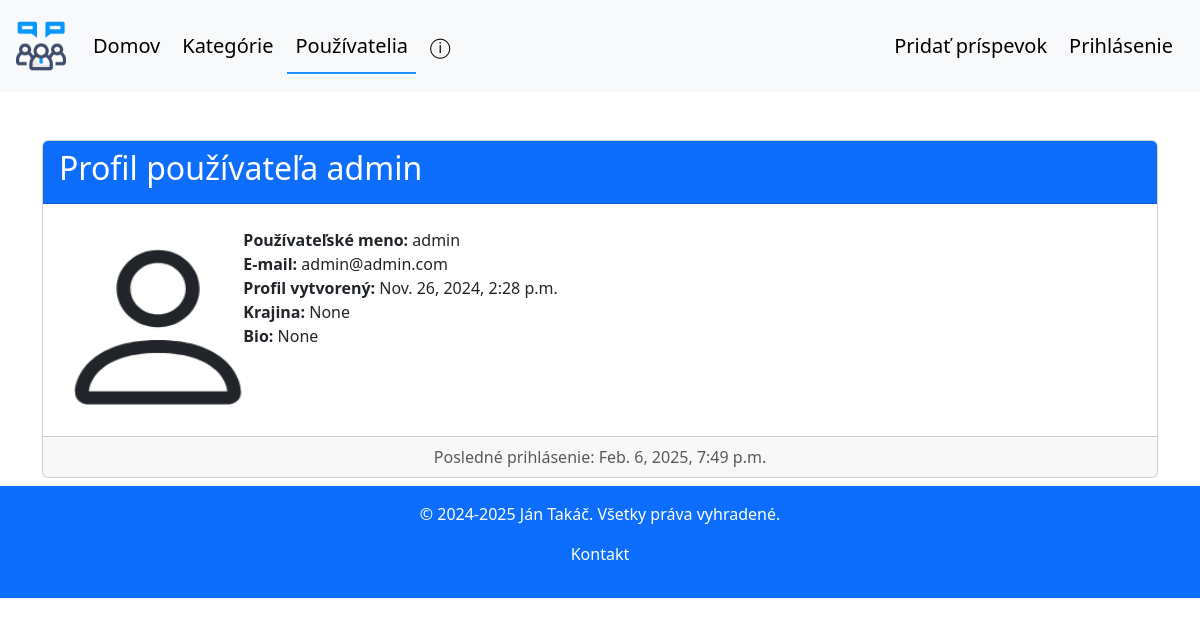
Screenshot of /browse-profiles/4/ with the database file from the repository.
### forum/models.py (models this page shows, shortened)
class Profile(models.Model):
    user = models.OneToOneField(User, on_delete=models.CASCADE, related_name='profile')
    image = models.ImageField(default='pf_pics/default.png', upload_to='pf_pics', null=False, blank=True)
    country = models.CharField(max_length=50, null=True, blank=True)
    bio = models.TextField(max_length=150, null=True, blank=True)

### forum/views.py (the view)
# urls.py: path('browse-profiles/<int:profile_id>/', views.browse_profile_view, name='browse_profile'),
def browse_profile_view(request, profile_id):
    profile = get_object_or_404(Profile, id=profile_id)
    return render(request, 'forum/browse_profile.html', {'profile': profile})

### forum/templates/forum/browse_profile.html (shortened to what this page needs)
{% extends 'forum/base.html' %}
{% block users_active %}active{% endblock %}
{% block content %}
<div class="container mt-5">
    <div class="card mb-2">
        <div class="card-header bg-primary text-white">
            <h2>Profil používateľa {{ profile.user.username }}</h2>
        </div>
        <div class="card-body">
            <div class="row">
                <div class="col-md-2">
                    <img src="{{ profile.image.url }}" width="200" height="200" alt="pf_picture">
                </div>
                <div class="col-md-8">
                    <p class="card-text">
                        <strong>Používateľské meno:</strong> {{ profile.user.username }}<br>
                        <strong>E-mail:</strong> {{ profile.user.email }}<br>
                        <strong>Profil vytvorený: </strong> {{ profile.user.date_joined }}<br>
                        <strong>Krajina: </strong> {{ profile.country }}<br>
                        <strong>Bio: </strong> {{ profile.bio }}
                    </p>
                </div>
            </div>
        </div>
        <div class="card-footer text-muted text-center">
            Posledné prihlásenie: {{ profile.user.last_login }}
        </div>
    </div>
</div>
{% endblock %}

### forum/static/forum/style.css (style rules this page uses)
.card { transition: transform 0.4s ease, box-shadow 0.4s ease; }

### rows the page displays
Profile: user.username "admin", image (placeholder picture), user.email "admin@admin.com", user.date_joined "Nov. 26, 2024, 2:28 p.m.", country "None", bio "None", user.last_login "Feb. 6, 2025, 7:49 p.m."
